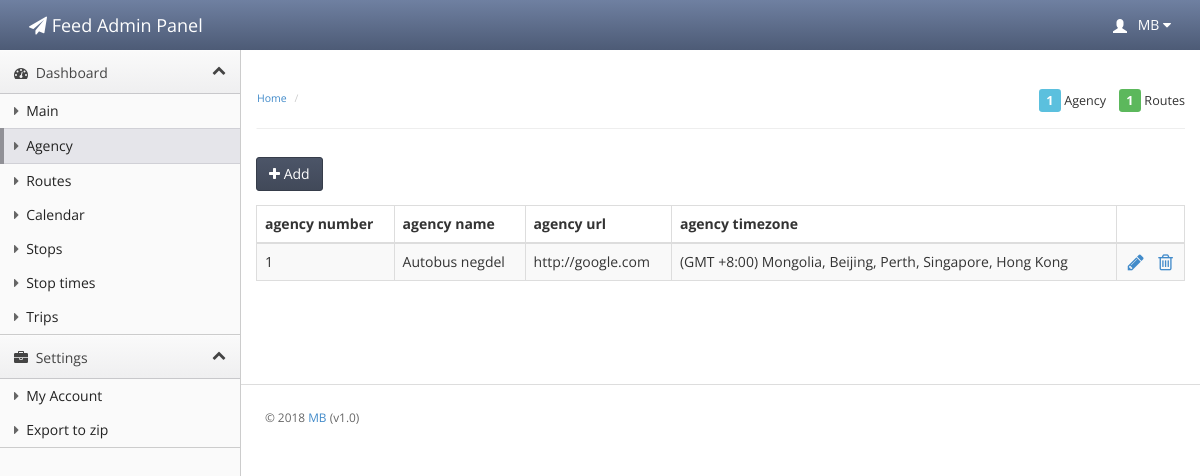
The app's page /index.php/agency with its own data.
### tables this page shows
CREATE TABLE agency (agency_id INTEGER PRIMARY KEY AUTOINCREMENT NOT NULL, agency_name VARCHAR, agency_url VARCHAR, agency_timezone VARCHAR);

### application/core/MY_Loader.php (called while the page is built, shortened)
<?php
class MY_Loader extends CI_Loader {
    public function template($template_name, $vars = array(), $return = FALSE)
    {
        if($return):
        $content  = $this->view('header', $vars, $return);
        $content .= $this->view($template_name, $vars, $return);
        $content .= $this->view('footer', $vars, $return);
        return $content;
    else:
        $this->view($template_name, $vars);
    endif;
    }
}

### application/controllers/agency.php (called while the page is built, shortened)
<?php
class Agency extends CI_Controller {
    public function __construct() {
        $this->load->model('agency_model', 'model');
    }
    public function index() {
        $listdata = $this->model->getAgencyList();
        $this->load->template("agency/index", array("listdata" => $listdata));
    }
}

### index.php (called while the page is built, shortened)
<?php
require_once BASEPATH.'core/CodeIgniter.php';

### application/models/agency_model.php (called while the page is built, shortened)
<?php
class Agency_model extends CI_Model {
    public function getAgencyList() {
        $result = $this->db->query('select * from agency')->result_array();
        return $result;
    }
}

### application/views/agency/index.php (the view, shortened to what this page needs)
<div class="main-content">
    <div class="btn-toolbar list-toolbar">
        <a class="btn btn-primary" href="/agency/add"><i class="fa fa-plus"></i> Add</a>
    </div>
    <div class="row">
        <div class="col-md-12">
            <table class="table table-bordered table-striped">
                <thead>
                    <tr>
                        <th>agency number</th>
                        <th>agency name</th>
                        <th>agency url</th>
                        <th>agency timezone</th>
                        <th></th>
                    </tr>
                </thead>
                <tbody>
                    <?php if (!empty($listdata)) { ?>
                        <?php foreach ($listdata as $row) { ?>
                            <tr>
                                <td><?php echo $row["agency_id"]; ?></td>
                                <td><?php echo $row["agency_name"]; ?></td>
                                <td><?php echo $row["agency_url"]; ?></td>
                                <td><?php echo $GLOBALS["SYS_GLOBALS"]["timezone"][$row["agency_timezone"]]; ?></td>
                                <td style="text-align: center;">
                                    <a href="/agency/edit/<?php echo $row["agency_id"]; ?>"><i class="fa fa-pencil fa-lg"></i></a>&nbsp;&nbsp;&nbsp;
                                    <a href="#myModal" role="button" data-id="<?php echo $row["agency_id"]; ?>" data-toggle="modal"><i class="fa fa-trash-o fa-lg"></i></a>
                                </td>
                            </tr>
                        <?php } ?>
                    <?php } ?>
                </tbody>
            </table>
        </div>
    </div>
</div>

### assets/css/theme.css (style rules this page uses)
body { background: #fafafa; background-position: initial initial; background-repeat: initial initial; margin: 0px; padding: 0px; }
body, h1, h2, h3, h4, h5, h6, p, a, .h1, .h2, .h3, .h4, .h5, .h6 { font-family: 'Open Sans', helvetica, arial, sans-serif; }
.btn-toolbar.list-toolbar { margin-bottom: 1em; }
.btn { -webkit-border-radius: 3px; -moz-border-radius: 3px; border-radius: 3px; }
.btn-primary { background-color: #414959; background-image: -webkit-gradient(linear, 0 0, 0 100%, from(#4c5568), to(#414959)); border: 1px solid #363d4a; font-weight: normal; }

### records on screen
agency: agency_id "1", agency_name "Autobus negdel", agency_url "http://google.com", agency_timezone "(GMT +8:00) Mongolia, Beijing, Perth, Singapore, Hong Kong"
